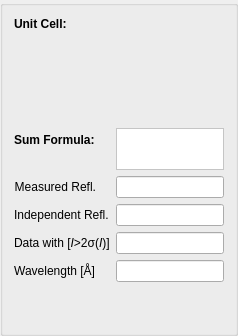
           <widget class="QGroupBox" name="groupBox_5">
            <property name="sizePolicy">
             <sizepolicy hsizetype="Preferred" vsizetype="Preferred">
              <horstretch>2</horstretch>
              <verstretch>2</verstretch>
             </sizepolicy>
            </property>
            <property name="minimumSize">
             <size>
              <width>200</width>
              <height>0</height>
             </size>
            </property>
            <property name="title">
             <string/>
            </property>
            <layout class="QVBoxLayout" name="verticalLayout_3">
             <item>
              <widget class="QLabel" name="CellLabel">
               <property name="sizePolicy">
                <sizepolicy hsizetype="Minimum" vsizetype="Minimum">
                 <horstretch>0</horstretch>
                 <verstretch>0</verstretch>
                </sizepolicy>
               </property>
               <property name="font">
                <font>
                 <weight>75</weight>
                 <bold>true</bold>
                </font>
               </property>
               <property name="text">
                <string>Unit Cell:</string>
               </property>
               <property name="alignment">
                <set>Qt::AlignLeading|Qt::AlignLeft|Qt::AlignTop</set>
               </property>
              </widget>
             </item>
             <item>
              <widget class="QLabel" name="cellField">
               <property name="sizePolicy">
                <sizepolicy hsizetype="Expanding" vsizetype="Preferred">
                 <horstretch>0</horstretch>
                 <verstretch>0</verstretch>
                </sizepolicy>
               </property>
               <property name="minimumSize">
                <size>
                 <width>0</width>
                 <height>75</height>
                </size>
               </property>
               <property name="baseSize">
                <size>
                 <width>0</width>
                 <height>75</height>
                </size>
               </property>
               <property name="contextMenuPolicy">
                <enum>Qt::ActionsContextMenu</enum>
               </property>
               <property name="autoFillBackground">
                <bool>false</bool>
               </property>
               <property name="styleSheet">
                <string notr="true">border-color: rgb(53, 53, 53);</string>
               </property>
               <property name="frameShape">
                <enum>QFrame::NoFrame</enum>
               </property>
               <property name="frameShadow">
                <enum>QFrame::Plain</enum>
               </property>
               <property name="text">
                <string/>
               </property>
               <property name="textFormat">
                <enum>Qt::RichText</enum>
               </property>
               <property name="alignment">
                <set>Qt::AlignLeading|Qt::AlignLeft|Qt::AlignTop</set>
               </property>
              </widget>
             </item>
             <item>
              <spacer name="verticalSpacer_6">
               <property name="orientation">
                <enum>Qt::Vertical</enum>
               </property>
               <property name="sizeType">
                <enum>QSizePolicy::Preferred</enum>
               </property>
               <property name="sizeHint" stdset="0">
                <size>
                 <width>5</width>
                 <height>10</height>
                </size>
               </property>
              </spacer>
             </item>
             <item>
              <layout class="QFormLayout" name="formLayout_2">
               <property name="fieldGrowthPolicy">
                <enum>QFormLayout::AllNonFixedFieldsGrow</enum>
               </property>
               <item row="0" column="0">
                <widget class="QLabel" name="label">
                 <property name="font">
                  <font>
                   <weight>75</weight>
                   <bold>true</bold>
                  </font>
                 </property>
                 <property name="text">
                  <string>Sum Formula:</string>
                 </property>
                </widget>
               </item>
               <item row="0" column="1">
                <widget class="QLabel" name="SumformLabel">
                 <property name="enabled">
                  <bool>true</bool>
                 </property>
                 <property name="sizePolicy">
                  <sizepolicy hsizetype="Expanding" vsizetype="Preferred">
                   <horstretch>0</horstretch>
                   <verstretch>0</verstretch>
                  </sizepolicy>
                 </property>
                 <property name="minimumSize">
                  <size>
                   <width>10</width>
                   <height>42</height>
                  </size>
                 </property>
                 <property name="font">
                  <font>
                   <pointsize>11</pointsize>
                   <kerning>false</kerning>
                  </font>
                 </property>
                 <property name="styleSheet">
                  <string notr="true">background-color:  rgba(255, 255, 255, 255);</string>
                 </property>
                 <property name="inputMethodHints">
                  <set>Qt::ImhNone</set>
                 </property>
                 <property name="frameShape">
                  <enum>QFrame::StyledPanel</enum>
                 </property>
                 <property name="frameShadow">
                  <enum>QFrame::Sunken</enum>
                 </property>
                 <property name="lineWidth">
                  <number>1</number>
                 </property>
                 <property name="midLineWidth">
                  <number>0</number>
                 </property>
                 <property name="text">
                  <string/>
                 </property>
                 <property name="textFormat">
                  <enum>Qt::AutoText</enum>
                 </property>
                 <property name="scaledContents">
                  <bool>false</bool>
                 </property>
                 <property name="alignment">
                  <set>Qt::AlignLeading|Qt::AlignLeft|Qt::AlignTop</set>
                 </property>
                 <property name="wordWrap">
                  <bool>true</bool>
                 </property>
                 <property name="margin">
                  <number>1</number>
                 </property>
                 <property name="openExternalLinks">
                  <bool>false</bool>
                 </property>
                 <property name="textInteractionFlags">
                  <set>Qt::TextEditorInteraction</set>
                 </property>
                </widget>
               </item>
               <item row="1" column="0">
                <widget class="QLabel" name="reflTotalLabel">
                 <property name="text">
                  <string>Measured Refl.</string>
                 </property>
                 <property name="alignment">
                  <set>Qt::AlignRight|Qt::AlignTrailing|Qt::AlignVCenter</set>
                 </property>
                </widget>
               </item>
               <item row="1" column="1">
                <widget class="QLineEdit" name="reflTotalLineEdit">
                 <property name="readOnly">
                  <bool>true</bool>
                 </property>
                </widget>
               </item>
               <item row="2" column="0">
                <widget class="QLabel" name="uniqReflLabel">
                 <property name="text">
                  <string>Independent Refl.</string>
                 </property>
                </widget>
               </item>
               <item row="2" column="1">
                <widget class="QLineEdit" name="uniqReflLineEdit"/>
               </item>
               <item row="3" column="0">
                <widget class="QLabel" name="refl2sigmaLabel">
                 <property name="text">
                  <string>&lt;html&gt;&lt;head/&gt;&lt;body&gt;&lt;p&gt;Data with [&lt;span style=&quot; font-style:italic;&quot;&gt;I&lt;/span&gt;&amp;gt;2σ(&lt;span style=&quot; font-style:italic;&quot;&gt;I&lt;/span&gt;)]&lt;/p&gt;&lt;/body&gt;&lt;/html&gt;</string>
                 </property>
                </widget>
               </item>
               <item row="3" column="1">
                <widget class="QLineEdit" name="refl2sigmaLineEdit"/>
               </item>
               <item row="4" column="0">
                <widget class="QLabel" name="wavelengthLabel">
                 <property name="text">
                  <string>Wavelength [Å]</string>
                 </property>
                 <property name="alignment">
                  <set>Qt::AlignRight|Qt::AlignTrailing|Qt::AlignVCenter</set>
                 </property>
                </widget>
               </item>
               <item row="4" column="1">
                <widget class="QLineEdit" name="wavelengthLineEdit">
                 <property name="readOnly">
                  <bool>true</bool>
                 </property>
                </widget>
               </item>
              </layout>
             </item>
             <item>
              <spacer name="verticalSpacer_7">
               <property name="orientation">
                <enum>Qt::Vertical</enum>
               </property>
               <property name="sizeHint" stdset="0">
                <size>
                 <width>20</width>
                 <height>40</height>
                </size>
               </property>
              </spacer>
             </item>
            </layout>
           </widget>
